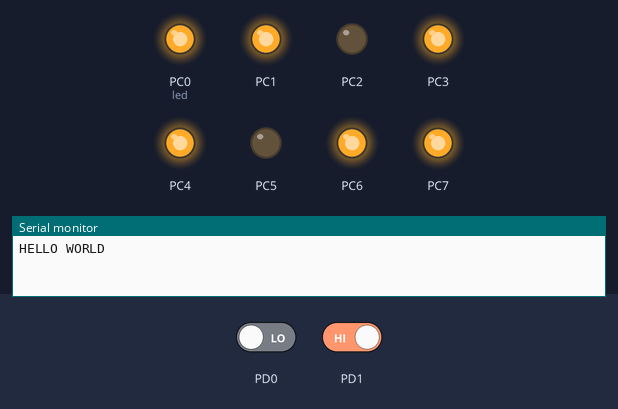
The program below on a simulated ATmega128, built with avr-gcc and emulated at 7.3728 MHz. Shown: output pins drawn as LEDs (lit = HIGH), the last lines printed to the serial monitor. Dashed ring = blinking. Inputs (shaded band) come from the test bench; at power-on: PD1 HIGH, PD0 LOW. Pins used as bus, display or sensor lines are not drawn.

Above: at 1.2 s.
1.3 s: PD1 driven LOW
At 2.4 s:
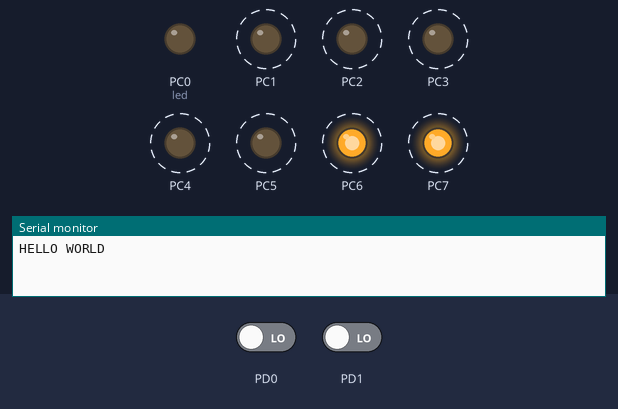
4.3 s: PD1 driven HIGH
At 9.1 s:
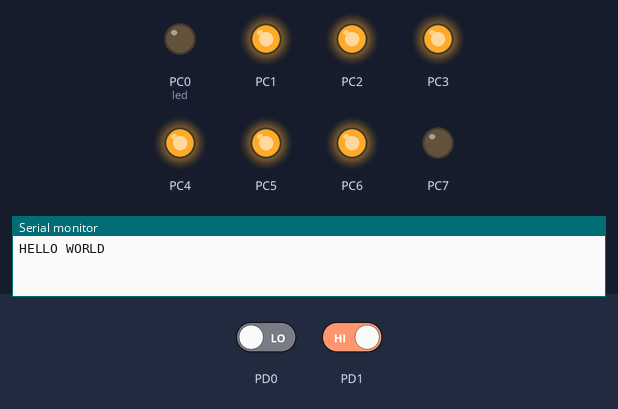
9.2 s: PD0 driven LOW
11.7 s: PD0 driven HIGH and PD1 driven LOW
At 12.8 s:
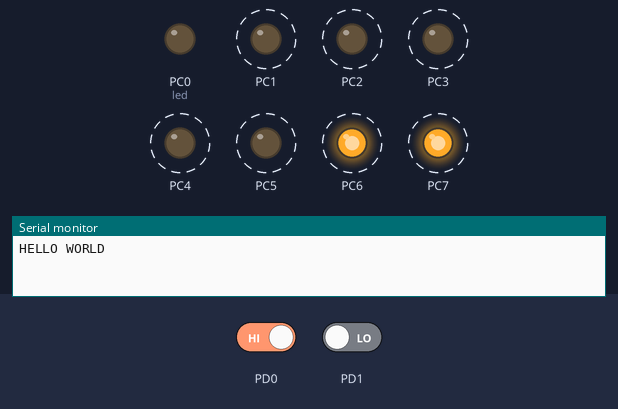
Timing chart, 0 to 18.7 s (numbered marks = the images above; inputs shaded):
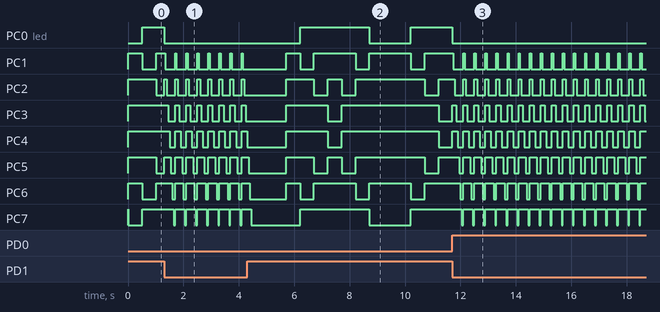

The program:

main.c
```c
#include <avr/io.h>
#include <util/delay.h>
#include <avr/interrupt.h>

#include <string.h>

#include "board.h"
#include "uart.h"

typedef unsigned char u8;
typedef signed char s8;

typedef void (*led_cbk_t)(void);

#define configure_leds(port) do {               \
        DDR##port = 0xFF;                       \
    } while (0)

#define light_leds(port, leds) do {                  \
        PORT##port = (~leds)&0xFF;                   \
    } while (0)

volatile u8 int_flag = 0;
#define int_ack(i) do {                       \
        int_flag |= 1 << (i);                 \
    } while (0)
#define int_clear_ack(i) do {                 \
        int_flag &= ~(1 << (i));              \
    } while (0)
#define int_received(i) (int_flag & (1 << (i)))

void led_cbk_0(void)
{
    u8 i;
    u8 led = 0;
    for (i=0;i<8;++i) {
        if (int_received(1))
            return;

        led = (1<<i) | (1<<(7-i));
        light_leds(C, led);
        if (i != 3 && i != 7)
            _delay_ms(500);
    }
}

void led_cbk_1(void)
{
    u8 i;
    u8 led = 0;
    for (i=0;i<16;++i) {
        if (int_received(1))
            return;

        if (i<8)
            led |= (1<<i);
        else
            led &= ~(1<<(i-8));
        light_leds(C, led);
        _delay_ms(500);
    }
}

#define LED_CBK_QTY 2
led_cbk_t led_cbk[LED_CBK_QTY] = {
    led_cbk_0,
    led_cbk_1,
};

volatile u8 cur_led_cbk = 0;

u8 sym = ' ';

ISR(INT0_vect, ISR_BLOCK)
{
    u8 i;

    ++cur_led_cbk;
    if (cur_led_cbk >= LED_CBK_QTY)
        cur_led_cbk = 0;

    int_ack(0);

    {
        u8 buf[] = {sym++};
        usart_write(buf, 1);
        if (sym >= '~')
            sym = ' ';
    }
}

ISR(INT1_vect, ISR_BLOCK)
{
    u8 i;

    light_leds(C, 0xFF);
    for (i=0;i<8;++i) {
        light_leds(C, 1<<i);
        _delay_ms(50);
    }

    int_ack(1);
}

#define IT_LEVEL        0
#define IT_RAISING_EDGE 1
#define IT_FALLING_EDGE 2

void enable_interrupt(u8 it, u8 sence)
{
    u8 eicr, itcr;

    if (it > 7)
        return;

    if (it > 3) {
        eicr = EICRB;
        itcr = it - 4;
    } else {
        eicr = EICRA;
        itcr = it;
    }

    switch (sence) {
        case IT_LEVEL:
            eicr &= ~(3<<itcr);
            break;
        case IT_RAISING_EDGE:
            eicr |= 3<<itcr;
            break;
        case IT_FALLING_EDGE:
            eicr |= 2<<itcr;
            break;
    }

    if (it > 3)
        EICRB = eicr;
    else
        EICRA = eicr;

    EIMSK |= 1 << it;
}

int board_setup(void)
{
    /*
     * I/O ports setup.
     */
    DDRA   = VAL_DDRA;
    PORTA  = VAL_PORTA;
    DDRB   = VAL_DDRB;
    PORTB  = VAL_PORTB;
    DDRC   = VAL_DDRC;
    PORTC  = VAL_PORTC;
    DDRD   = VAL_DDRD;
    PORTD  = VAL_PORTD;
    DDRE   = VAL_DDRE;
    PORTE  = VAL_PORTE;
    DDRF   = VAL_DDRF;
    PORTF  = VAL_PORTF;
    DDRG   = VAL_DDRG;
    PORTG  = VAL_PORTG;
}

int main(void)
{
    u8 cnt;

    board_setup();

    configure_leds(C);
    light_leds(C, 0x0);

    enable_interrupt(0, IT_RAISING_EDGE);
    enable_interrupt(1, IT_LEVEL);

    usart_init(9600);

    sei();

    light_leds(C, 0x1);
    {
        u8 hw[] = "HELLO WORLD\n";
        usart_write(hw, sizeof(hw)-1);
    }

    for (;;) {
        int_clear_ack(0);
        int_clear_ack(1);

        led_cbk[cur_led_cbk]();

        _delay_ms(1000);
    }

    return 0;
}
```

board.h
```c
#ifndef _BOARD_H_
#define _BOARD_H_

/*        PA7  PA6  PA5  PA4  PA3  PA2  PA1  PA0
 *        IN   IN   IN   IN   IN   IN   IN   IN
 * DDRA   0    0    0    0    0    0    0    0
 *        PU   PU   PU   PU   PU   PU   PU   PU
 * PORTA  1    1    1    1    1    1    1    1
 */
#define VAL_DDRA  0x00
#define VAL_PORTA 0xFF

/*        PB7  PB6  PB5  PB4  K4   K3   K2  K1
 *        IN   IN   IN   IN   IN   IN   IN   IN
 * DDRB   0    0    0    0    0    0    0    0
 *        PU   PU   PU   PU   PU   PU   PU   PU
 * PORTB  1    1    1    1    1    1    1    1
 */
#define VAL_DDRB  0x00
#define VAL_PORTB 0xFF

/*        PC7  PC6  PC5  PC4  K4   K3   K2  K1
 *        OUT  OUT  OUT  OUT  OUT  OUT  OUT  IN
 * DDRC   1    1    1    1    1    1    1    1
 *        VAL  VAL  VAL  VAL  VAL  VAL  VAL  VAL
 * PORTC  1    1    1    1    1    1    1    1
 */
#define VAL_DDRC  0xFF
#define VAL_PORTC 0xFF

/*        PD7  PD6  PD5  PD4  TXD  RXD  IT1  IT0
 *        IN   IN   IN   IN   OUT  IN   x    x
 * DDRD   0    0    0    0    1    0    0    0
 *        PU   PU   PU   PU   VAL  HiZ  x    x
 * PORTD  1    1    1    1    1    0    0    0
 */
#define VAL_DDRD  0x08
#define VAL_PORTD 0xF8

/*        PE7  PE6  PE5  PE4  PE3  PE2  PE1  PE0
 *        IN   IN   IN   IN   IN   IN   IN   IN
 * DDRE   0    0    0    0    0    0    0    0
 *        PU   PU   PU   PU   PU   PU   PU   PU
 * PORTE  1    1    1    1    1    1    1    1
 */
#define VAL_DDRE  0x00
#define VAL_PORTE 0xFF

/*        PF7  PF6  PF5  PF4  PF3  PF2  PF1  PF0
 *        IN   IN   IN   IN   IN   IN   IN   IN
 * DDRF   0    0    0    0    0    0    0    0
 *        PU   PU   PU   PU   PU   PU   PU   PU
 * PORTF  1    1    1    1    1    1    1    1
 */
#define VAL_DDRF  0x00
#define VAL_PORTF 0xFF

/*        x    x    x    x    PG3  PG2  PG1  PG0
 *        x    x    x    x    IN   IN   IN   IN
 * DDRG   0    0    0    0    0    0    0    0
 *        x    x    x    x    PU   PU   PU   PU
 * PORTG  0    0    0    0    1    1    1    1
 */
#define VAL_DDRG  0x00
#define VAL_PORTG 0x0F
#endif /* _BOARD_H_ */
```

uart.c
```c
#include <avr/io.h>
#include <avr/interrupt.h>

/* #define INTERRUPT_DRIVEN */

#ifdef INTERRUPT_DRIVEN
static unsigned char usart_buffer[16];
static unsigned char usart_buffer_head = 0;
static unsigned char usart_buffer_tail = 0;

SIGNAL(SIG_USART1_RECV)
{
	usart_buffer[usart_buffer_head]=UDR1;
	usart_buffer_head++;
	usart_buffer_head &= 0xf;
}
#endif

int usart_read(unsigned char *buf, int max)
{
#ifdef INTERRUPT_DRIVEN
	int i=0;
	cli();
	while (usart_buffer_head != usart_buffer_tail && i<max)
	{
		buf[i] = usart_buffer[usart_buffer_tail];
		usart_buffer_tail++;
		usart_buffer_tail &= 0xf;
		i++;
	}
	sei();
	return i;
#else
	while (!(UCSR1A & (1<<RXC1)));
	*buf = UDR1;
	return 1;
#endif
}

char usart_buffer_poll(void)
{
#ifdef INTERRUPT_DRIVEN
	cli();
	if (usart_buffer_head != usart_buffer_tail) {
		sei();
		return 1;
	}
	sei();
	return 0;
#else
	return UCSR1A & (1<<RXC1);
#endif
}

unsigned char usart_wait_byte(void)
{
	unsigned char c;
	while (!usart_buffer_poll());
	usart_read(&c, 1);
	return c;
}

void usart_write(const unsigned char *data, int len)
{
	int i;
	for (i=0; i<len; i++)
	{
		// wait for buffer to be empty
		while (!(UCSR1A & (1<<UDRE1)));
		UDR1 = data[i];
        //		data++;
	}
	// wait for complete transfer
	while (!(UCSR1A & (1<<TXC1)));
}

void usart_init(unsigned int baud)
{
    unsigned long ubrr = (((F_CPU / baud) >> 4) - 1);

	UBRR1H = (unsigned char)(ubrr>>8);
	UBRR1L = (unsigned char)ubrr;

	UCSR1A = 0;
#ifdef INTERRUPT_DRIVEN
	UCSR1B = (1<<RXEN1)|(1<<TXEN1)|(1<<RXCIE1);
#else
    UCSR1B = (1<<RXEN1)|(1<<TXEN1);
#endif
	UCSR1C = (1 << UCSZ11)|(1 << UCSZ10);
}
```

uart.h
```c
#ifndef _UART_H_
#define _UART_H_

int usart_read(unsigned char *buf, int max);
void usart_write(const unsigned char *data, int len);

char usart_buffer_poll(void);
unsigned char usart_wait_byte(void);

void usart_init(unsigned int baud);

#endif
```

Measured:
- after the input at 1.3 s, PC0 (led): HIGH → LOW after 0.00 s instead of 1.7 s
- after the input at 4.3 s, PC0 (led): LOW → HIGH after 1.9 s, → LOW 2.5 s later
- after the input at 11.7 s, PC1: alternates HIGH for 0.05 s and LOW for 0.35 s, starting after 0.05 s; PC6: alternates HIGH for 0.30 s and LOW for 0.10 s, starting after 0.30 s; PC7: alternates HIGH for 0.35 s and LOW for 0.05 s, starting after 0.35 s
- by itself, PC2: alternates HIGH for 0.10 s and LOW for 0.30 s
- by itself, PC3: alternates HIGH for 0.15 s and LOW for 0.25 s
- by itself, PC4: alternates HIGH for 0.20 s and LOW for 0.20 s
- by itself, PC5: alternates HIGH for 0.25 s and LOW for 0.15 s
